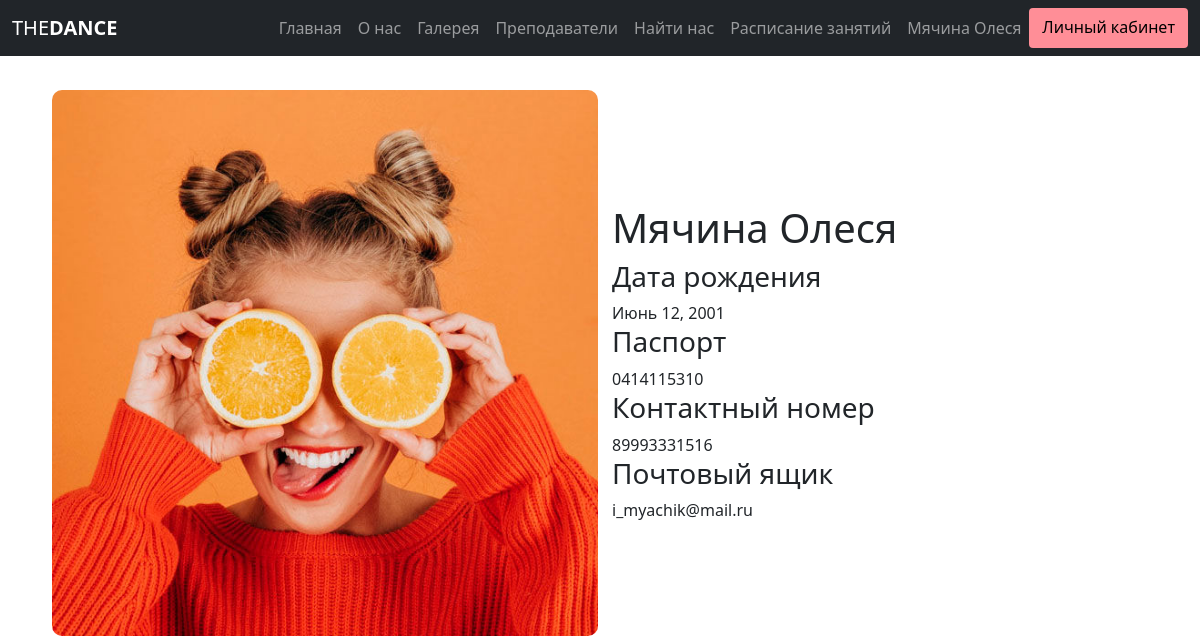
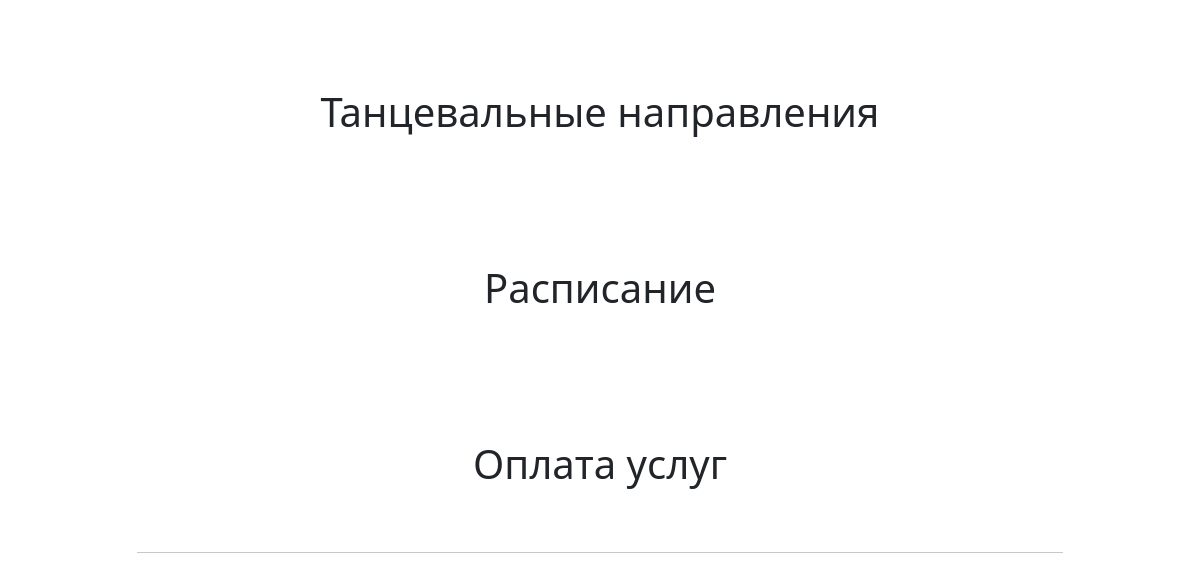
/client/3 (upper part), run on an earlier commit of the app's database (2 pictures, top to bottom).
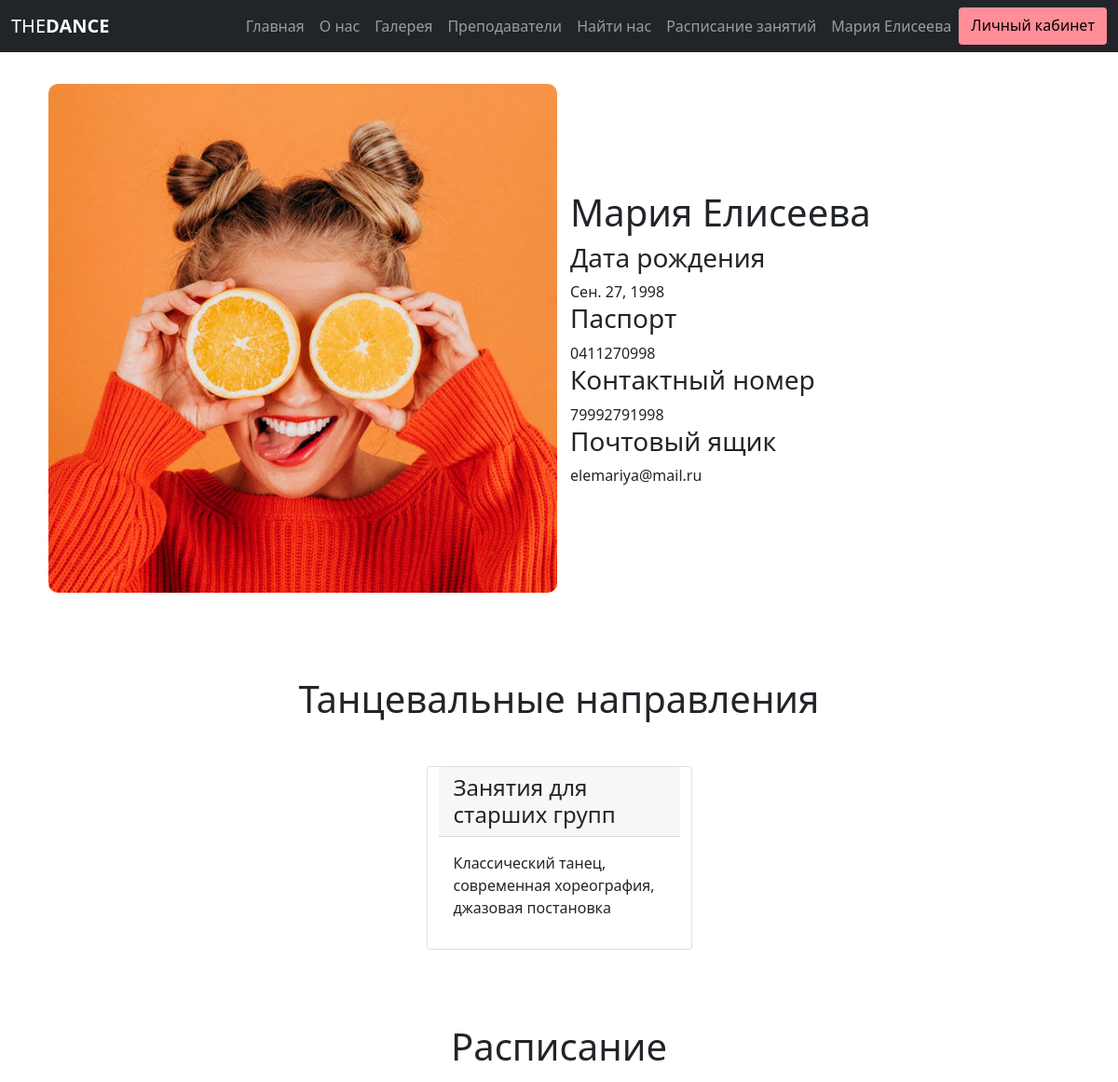
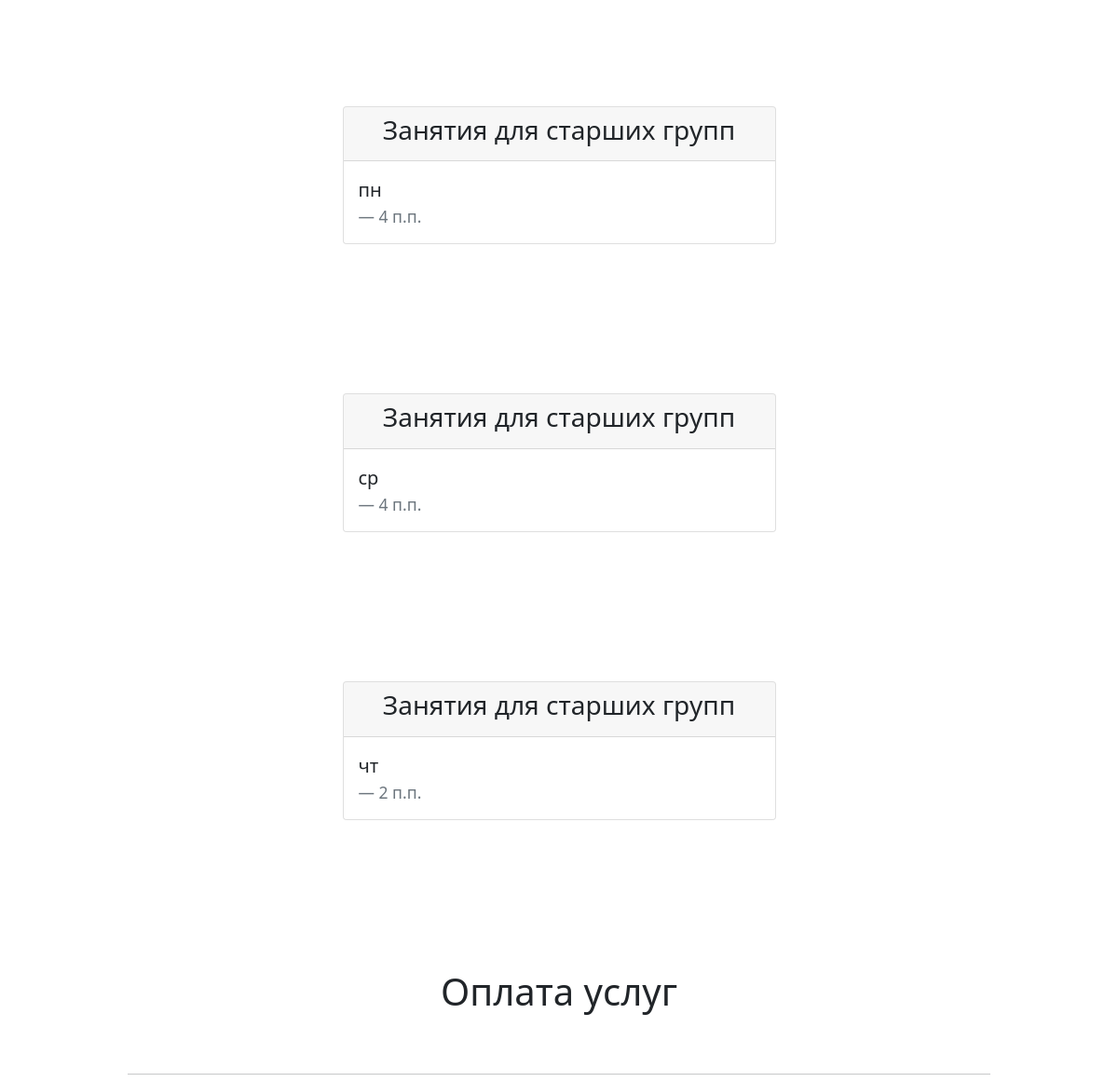
And on a later commit of the database (2 pictures, top to bottom).
### main/models.py (models this page shows)
class Client(models.Model):
    Name = models.CharField(max_length=150)
    Birthdate = models.DateField()
    Passport = models.CharField(max_length=12)
    Phone = models.CharField(max_length=13)
    Email = models.EmailField()
    Login = models.CharField(max_length=50)
    Password = models.CharField(max_length=24)
    def get_absolute_url(self):
        return reverse('client', kwargs={'id': self.id})

class Style(models.Model):
    Name = models.CharField(max_length=50)
    Treiner = models.ForeignKey(Teacher, on_delete=models.SET_NULL, null=True)
    Price = models.PositiveIntegerField()
    Description = models.TextField()
    clients = models.ManyToManyField(Client)

class Schedule(models.Model):
    Style = models.ForeignKey(Style, on_delete=models.SET_NULL, null=True)
    Weekday = models.CharField(max_length=2)
    Time = models.TimeField()

### main/views.py (the view)
# urls.py: path('client/<str:id>', views.client_info, name='client'),
def client_info(request, id):
    lesson = list()
    client = Client.objects.get(id=id)
    courses = Style.objects.filter(clients__id=id)
    for item in courses:
        lesson = (Schedule.objects.filter(Style=item))
    print(lesson)
    return render(request, 'main/client.html', {"user": client, "styles": courses, "lessons": lesson})

### main/templates/main/client.html (shortened to what this page needs)
{% extends 'main/base.html' %}
{% load static %}
{% block content %}
<div class="container m-sm-auto">
    <section class="row align-items-center step">
        <div class="col-sm-12 col-md-6 col-sm-12">
            <div class="item-img">
                <img src="{% static 'img/team2.jpg'%}" alt="Mobirise">
            </div>
        </div>
        <div class="col-sm-12 col-md-6 col-sm-12">
            <div class="text-wrapper">
                <h1 class="col">{{user.Name}}</h1>
                <h3 for="birthdate" class="h3">Дата рождения</h3>
                <span id="birthdate" class="">{{user.Birthdate}}</span>
                <h3 for="passport" class="h3">Паспорт</h3>
                <span id="passport" class="">{{user.Passport}}</span>
                <h3 for="phone" class="h3">Контактный номер</h3>
                <span id="phone" class="">{{user.Phone}}</span>
                <h3 for="email" class="h3">Почтовый ящик</h3>
                <span id="email" class="">{{user.Email}}</span>
            </div>
        </div>
    </section>
    <section id="style" class="row step mb-5">
        <h1 class="h1 text-center mb-5">Танцевальные направления</h1>
        {% for st in styles %}
        <div class="card m-sm-auto сol-sm-12 col-md-6 col-lg-3">
            <h4 class="card-header">{{st.Name}}</h4>
            <div class="card-body">
                <p>{{st.Description}}</p>
            </div>
        </div>
        {% endfor %}
    </section>
    <section id="timetable" class="row align-content-center step">
        <h1 class="h1 text-center mb-5">Расписание</h1>
        {% for les in lessons %}
        <div class="step step2">
            <div class="card m-sm-auto сol-sm-12 col-md-6 col-lg-5">
            <div class="card-header text-center">
                <h3 class="h3">{{les.Style.Name}}</h3>
            </div>
            <div class="card-body">
                <blockquote class="blockquote mb-0">
                    <p>{{les.Weekday}}</p>
                    <footer class="blockquote-footer">{{les.Time}}</footer>
                </blockquote>
            </div>
        </div>
        </div>
        {% endfor %}
    </section>
    <div class="row justify-content-center mb-5 step" id="payment">
        <h1 class="h1 text-center mb-5">Оплата услуг</h1>
        <div class="col-md-12 col-lg-10">
            <hr class="line">
        </div>
    </div>
</div>
{% endblock %}

### main/templates/main/base.html (shortened to what this page needs)
<!doctype html>
{% load static %}
<html lang="ru">
<head>
    <link rel="stylesheet" href="https://cdn.jsdelivr.net/npm/bootstrap@5.0.0-beta3/dist/css/bootstrap.min.css"
>
    <link rel="stylesheet" href="https://cdn.jsdelivr.net/npm/bootstrap-icons@1.4.1/font/bootstrap-icons.css">
    <link rel="stylesheet" href="https://cdn.jsdelivr.net/npm/@fortawesome/fontawesome-free@5.15.3/css/fontawesome.min.css"
>
    <link rel="stylesheet" href="{% static 'css/styles.css'%}">
</head>
<body>
<section id="menu">
    <nav class="navbar navbar-expand-lg navbar-dark fixed-top bg-dark">
        <div class="container-fluid">
            <a class="navbar-brand" href="{% url 'home' %}">THE<strong>DANCE</strong></a>
            <div class="collapse navbar-collapse justify-content-end" id="navbarNav">
                <div class="navbar-nav">
                    <a class="nav-item nav-link" aria-current="page" href="{% url 'home' %}#top">Главная</a>
                    <a class="nav-item nav-link" href="{% url 'home' %}#aboutUs">О нас</a>
                    <a class="nav-item nav-link" href="{% url 'home' %}#gallery">Галерея</a>
                    <a class="nav-item nav-link" href="{% url 'home' %}#team">Преподаватели</a>
                    <a class="nav-item nav-link" href="{% url 'home' %}#footer">Найти нас</a>
                    <a class="nav-item nav-link" href="{% url 'timetable' %}">Расписание занятий</a>
                    <a class="nav-item nav-link" href="{{user.get_absolute_url}}">{{user.Name}}</a>
                    <a class="navbar-dark btn" href="{% url 'login' %}" role="button">Личный кабинет</a>
                </div>
            </div>
        </div>
    </nav>
</section>
<main class="rounded">
    {% block content %}{% endblock %}
</main>
</body>
</html>

What changed in the data, as far as the page shows it:
changed Client: Name "Мячина Олеся" → "Мария Елисеева"; Birthdate "Июнь 12, 2001" → "Сен. 27, 1998"; Passport "0414115310" → "0411270998"; Phone "89993331516" → "79992791998"; Email "i_myachik@mail.ru" → "elemariya@mail.ru"
added Style: Name "Занятия для старших групп", Description "Классический танец, современная хореография, джазовая постановка"
added Schedule: Style.Name "Занятия для старших групп", Weekday "пн", Time "4 п.п."
added Schedule: Style.Name "Занятия для старших групп", Weekday "ср", Time "4 п.п."
added Schedule: Style.Name "Занятия для старших групп", Weekday "чт", Time "2 п.п."
